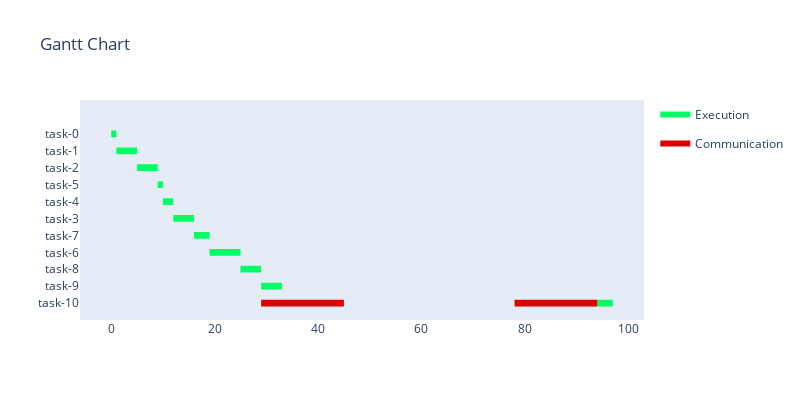

The notebook cell this image was saved under:
### Markdown cell above
Agora, nos grafos de exemplo:

### Code cell
solution_path, sG = Astar(init_state,goal_check,find_neighbors,heuristic,cost_between, search_space=Gex_1)
solution_path[-1].plot_gantt_chart()

print(solution_path[-1])

### Figure 1 — Plotly figure (JSON) as saved in the notebook; plotly's stock layout.template omitted (floating-point values rounded to 4 significant figures)
{"data": [{"fill": "toself", "fillcolor": "rgb(0, 255, 100)", "hoverinfo": "name", "legendgroup": "rgb(0, 255, 100)", "mode": "none", "name": "Execution", "type": "scatter", "x": [0, 1, 1, 0, 0, 1, 5, 5, 1, 1, 5, 9, 9, 5, 5, 9, 10, 10, 9, 9, 10, 12, 12, 10, 10, 12, 16, 16, 12, 12, 16, 19, 19, 16, 16, 19, 25, 25, 19, 19, 25, 29, 29, 25, 25, 29, 33, 33, 29, 29, 94, 97, 97, 94], "y": [9.8, 9.8, 10.2, 10.2, null, 8.8, 8.8, 9.2, 9.2, null, 7.8, 7.8, 8.2, 8.2, null, 6.8, 6.8, 7.2, 7.2, null, 5.8, 5.8, 6.2, 6.2, null, 4.8, 4.8, 5.2, 5.2, null, 3.8, 3.8, 4.2, 4.2, null, 2.8, 2.8, 3.2, 3.2, null, 1.8, 1.8, 2.2, 2.2, null, 0.8, 0.8, 1.2, 1.2, null, -0.2, -0.2, 0.2, 0.2]}, {"fill": "toself", "fillcolor": "rgb(220, 0, 0)", "hoverinfo": "name", "legendgroup": "rgb(220, 0, 0)", "mode": "none", "name": "Communication", "type": "scatter", "x": [29, 45, 45, 29, 29, 78, 94, 94, 78], "y": [-0.2, -0.2, 0.2, 0.2, null, -0.2, -0.2, 0.2, 0.2]}, {"legendgroup": "rgb(0, 255, 100)", "marker": {"color": "rgb(0, 255, 100)", "opacity": 0, "size": 1}, "mode": "markers", "name": "", "showlegend": false, "text": [null, null, null, null, null, null, null, null, null, null, null, null, null, null, null, null, null, null, null, null, null, null], "type": "scatter", "x": [0, 1, 1, 5, 5, 9, 9, 10, 10, 12, 12, 16, 16, 19, 19, 25, 25, 29, 29, 33, 94, 97], "y": [10, 10, 9, 9, 8, 8, 7, 7, 6, 6, 5, 5, 4, 4, 3, 3, 2, 2, 1, 1, 0, 0]}, {"legendgroup": "rgb(220, 0, 0)", "marker": {"color": "rgb(220, 0, 0)", "opacity": 0, "size": 1}, "mode": "markers", "name": "", "showlegend": false, "text": [null, null, null, null], "type": "scatter", "x": [29, 45, 78, 94], "y": [0, 0, 0, 0]}], "layout": {"autosize": false, "height": 400, "hovermode": "closest", "showlegend": true, "title": {"text": "Gantt Chart"}, "width": 800, "xaxis": {"rangeselector": {"buttons": [{"count": 7, "label": "1w", "step": "day", "stepmode": "backward"}, {"count": 1, "label": "1m", "step": "month", "stepmode": "backward"}, {"count": 6, "label": "6m", "step": "month", "stepmode": "backward"}, {"count": 1, "label": "YTD", "step": "year", "stepmode": "todate"}, {"count": 1, "label": "1y", "step": "year", "stepmode": "backward"}, {"step": "all"}]}, "showgrid": false, "type": "linear", "zeroline": false}, "yaxis": {"autorange": false, "range": [-1, 12], "showgrid": false, "ticktext": ["task-10", "task-9", "task-8", "task-6", "task-7", "task-3", "task-4", "task-5", "task-2", "task-1", "task-0"], "tickvals": [0, 1, 2, 3, 4, 5, 6, 7, 8, 9, 10], "zeroline": false}}}
